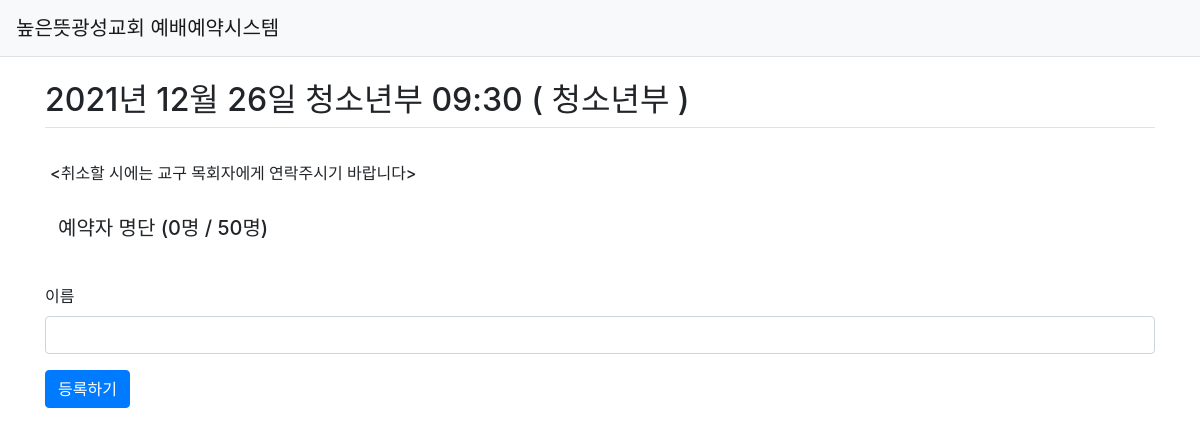
The page /seat/list/14 on the database its author committed.
### w_reservation/models.py (models this page shows)
class Worship(db.Model):
    id = db.Column(db.Integer, primary_key=True)
    date = db.Column(db.Date(), nullable=False)
    part = db.Column(db.String(100), nullable=False)
    limit = db.Column(db.Integer, nullable=False)
    curnum = db.Column(db.Integer, nullable=False)
    worshiptype_id = db.Column(db.Integer, db.ForeignKey('worshiptype.id',ondelete='CASCADE'))
    worshiptype = db.relationship('WorshipType', backref=db.backref('worship_set', cascade='all, delete-orphan'))

class WorshipType(db.Model):
    __tablename__ = 'worshiptype'
    id = db.Column(db.Integer, primary_key=True)
    detail = db.Column(db.String(100), nullable=True)
    bgcolor = db.Column(db.String(7), default='#FFFFFF')

### w_reservation/views/seat_views.py (the view, shortened to what this page needs)
@bp.route('/list/<int:worship_id>', methods=('GET','POST'))
def _list(worship_id):
    worship = Worship.query.get_or_404(worship_id)
    form = RegisterSeatForm()
    return render_template('seat/seat_view.html', worship=worship, form=form)

### w_reservation/forms.py
class RegisterSeatForm(FlaskForm):
    name = StringField('이름', validators=[DataRequired('이름을 적어주십시오.')])

### w_reservation/filter.py (called while the page is built)
def format_datetime(value, fmt='%Y년 %m월 %d일'):
    return value.strftime(fmt)

### w_reservation/views/auth_views.py (called while the page is built)
@bp.before_app_request
def load_logged_in_user():
    user_id = session.get('user_id')
    if user_id is None:
        g.user = None
    else:
        g.user = User.query.get(user_id)

### w_reservation/templates/seat/seat_view.html (shortened to what this page needs)
{% extends 'base.html' %}
{% block content %}
<div class="container my-3">
    <h2 class="border-bottom py-2">{{ worship.date|datetime }} {{ worship.part }} ( {{ worship.worshiptype.detail }} )</h2>
    <div class="row my-3">
        <div class="card-body">
            <div class="card-text">
                <div class="worship_info">
                    <p class="h6">&lt;취소할 시에는 교구 목회자에게 연락주시기 바랍니다&gt;</p>
                </div>
                <br>
                <div class="users px-2 mt-0">
                    <p class="h5">예약자 명단 ({{ worship.curnum }}명 / {{ worship.limit }}명)</p>
                </div>
            </div>
        </div>
    </div>
    <form method="post" class="post-form my-3">
        {% if worship.curnum < worship.limit %}
        <div class="form-group">
            <label for="name">이름</label>
            <input type="text" class="form-control" name="name" id="name" value="{{ form.name.data or '' }}">
        </div>
        <button type="submit" class="btn btn-primary">등록하기</button>
        {% else %}
        <div class="alert alert-danger" role="alert">
            예약이 가득 찼습니다.
        </div>
        {% endif %}
    </form>
</div>
{% endblock %}

### rows shown on the page
Worship: date "2021년 12월 26일", part "청소년부 09:30", curnum "0", limit "50"
WorshipType: worshiptype.detail "청소년부"
